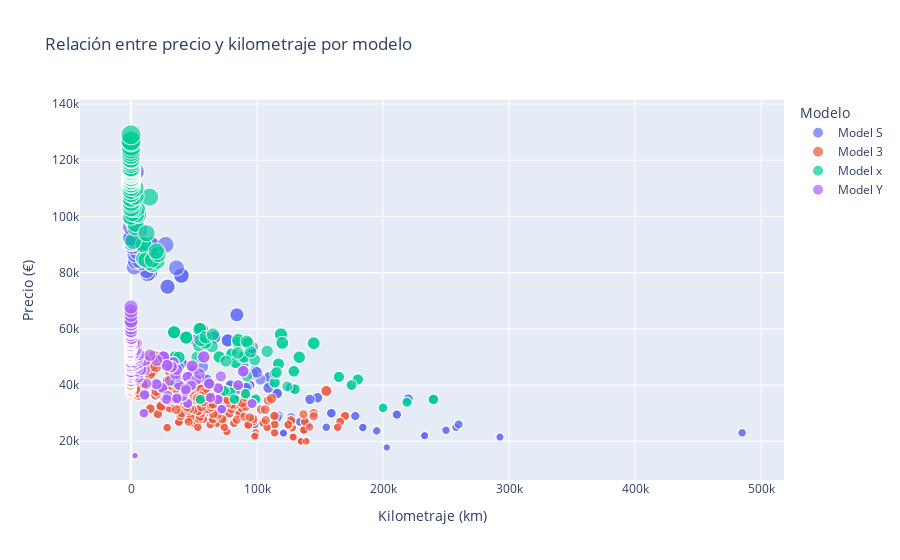

The cell this chart's notebook holds for it:
### Markdown cell above
### 8. Relación entre precio y kilometraje

### Code cell
fig8 = px.scatter(
    df, 
    x='km', 
    y='price', 
    color='model', 
    title='Relación entre precio y kilometraje por modelo',
    labels={'km': 'Kilometraje (km)', 'price': 'Precio (€)', 'model': 'Modelo'},
    size='price',
    hover_data=['year']
)
fig8.show()

### Figure 1 — Plotly figure (JSON) as saved in the notebook; plotly's stock layout.template omitted (floating-point values rounded to 4 significant figures; data arrays with more than 128 entries replaced by an {"elided": "..."} marker saying what was removed)
{"data": [{"customdata": {"elided": "215x1 int values"}, "hovertemplate": "Modelo=Model S<br>Kilometraje (km)=%{x}<br>Precio (€)=%{marker.size}<br>year=%{customdata[0]}<extra></extra>", "legendgroup": "Model S", "marker": {"color": "#636efa", "size": {"elided": "215 int values"}, "sizemode": "area", "sizeref": 322.6, "symbol": "circle"}, "mode": "markers", "name": "Model S", "showlegend": true, "type": "scattergl", "x": {"elided": "215 int values"}, "xaxis": "x", "y": {"elided": "215 int values"}, "yaxis": "y"}, {"customdata": {"elided": "493x1 int values"}, "hovertemplate": "Modelo=Model 3<br>Kilometraje (km)=%{x}<br>Precio (€)=%{marker.size}<br>year=%{customdata[0]}<extra></extra>", "legendgroup": "Model 3", "marker": {"color": "#EF553B", "size": {"elided": "493 int values"}, "sizemode": "area", "sizeref": 322.6, "symbol": "circle"}, "mode": "markers", "name": "Model 3", "showlegend": true, "type": "scattergl", "x": {"elided": "493 int values"}, "xaxis": "x", "y": {"elided": "493 int values"}, "yaxis": "y"}, {"customdata": {"elided": "175x1 int values"}, "hovertemplate": "Modelo=Model x<br>Kilometraje (km)=%{x}<br>Precio (€)=%{marker.size}<br>year=%{customdata[0]}<extra></extra>", "legendgroup": "Model x", "marker": {"color": "#00cc96", "size": {"elided": "175 int values"}, "sizemode": "area", "sizeref": 322.6, "symbol": "circle"}, "mode": "markers", "name": "Model x", "showlegend": true, "type": "scattergl", "x": {"elided": "175 int values"}, "xaxis": "x", "y": {"elided": "175 int values"}, "yaxis": "y"}, {"customdata": {"elided": "265x1 int values"}, "hovertemplate": "Modelo=Model Y<br>Kilometraje (km)=%{x}<br>Precio (€)=%{marker.size}<br>year=%{customdata[0]}<extra></extra>", "legendgroup": "Model Y", "marker": {"color": "#ab63fa", "size": {"elided": "265 int values"}, "sizemode": "area", "sizeref": 322.6, "symbol": "circle"}, "mode": "markers", "name": "Model Y", "showlegend": true, "type": "scattergl", "x": {"elided": "265 int values"}, "xaxis": "x", "y": {"elided": "265 int values"}, "yaxis": "y"}], "layout": {"legend": {"itemsizing": "constant", "title": {"text": "Modelo"}, "tracegroupgap": 0}, "title": {"text": "Relación entre precio y kilometraje por modelo"}, "xaxis": {"anchor": "y", "domain": [0, 1], "title": {"text": "Kilometraje (km)"}}, "yaxis": {"anchor": "x", "domain": [0, 1], "title": {"text": "Precio (€)"}}}}
